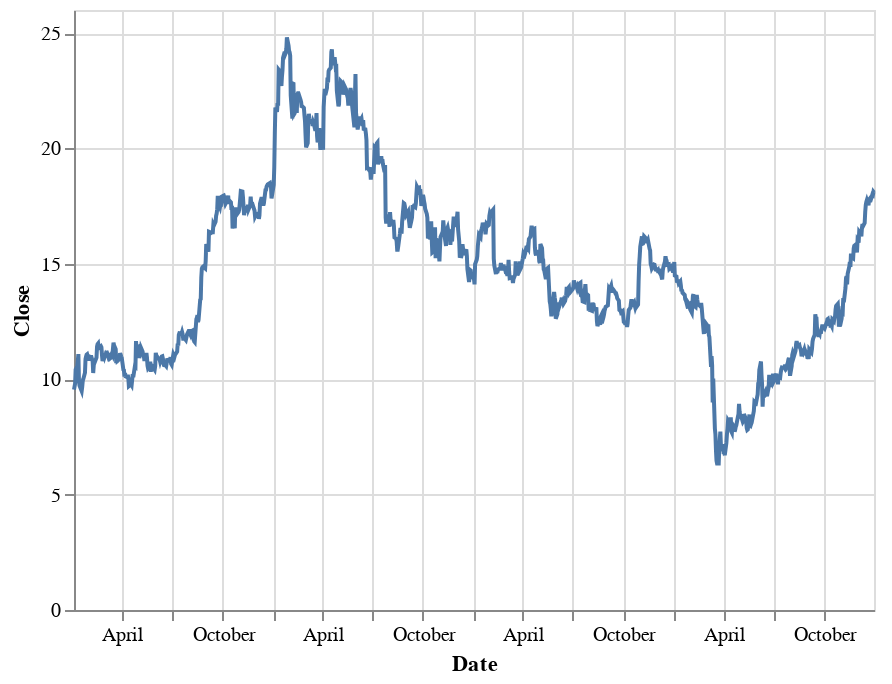

The cell this chart's notebook holds for it:
### Code cell
start = '2017-01-01'
end = '2020-12-31'
source = 'yahoo'

stock = data.DataReader("FCAU", start=start ,end=end, data_source=source).reset_index()

(alt.
  Chart(stock).
  mark_line().
  encode(x='Date', y='Close'))

### Figure 1 — Vega-Lite specification as saved in the notebook (floating-point values rounded to 4 significant figures; data arrays with more than 128 entries replaced by an {"elided": "..."} marker saying what was removed)
{"config": {"view": {"continuousWidth": 400, "continuousHeight": 300}}, "data": {"name": "data-ddc6771cdd26718a6264ab93a6a15bbe"}, "mark": "line", "encoding": {"x": {"type": "temporal", "field": "Date"}, "y": {"type": "quantitative", "field": "Close"}}, "$schema": "https://vega.github.io/schema/vega-lite/v4.8.1.json", "datasets": {"data-ddc6771cdd26718a6264ab93a6a15bbe": {"elided": "1007 records"}}}
